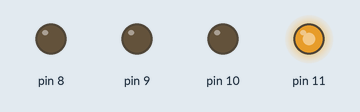
This sketch was run on a simulated Arduino Uno, built with avr-gcc and run on an emulated ATmega328P. On the bench: output pins drawn as LEDs (lit = HIGH).

Above: at 0.05 s.
At 1.5 s:
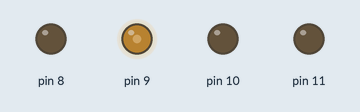
At 3.0 s:
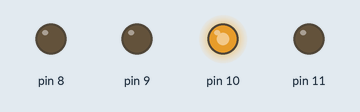
Timing chart, 0 to 6.9 s (numbered marks = the images above):
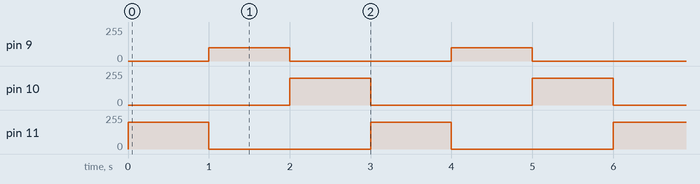

Measured:
- by itself, pin 9: alternates 100/255 for 1.0 s and 0/255 for 2.0 s
- by itself, pin 10, pin 11: alternates 200/255 for 1.0 s and 0/255 for 2.0 s

The sketch:

prog02.ino
```cpp
void setup() {
  // put your setup code here, to run once:
  pinMode(8, OUTPUT);
  digitalWrite(8, LOW);
}

void nastav(int red, int green, int blue)
{
  analogWrite(9, green/2); // zelena
  analogWrite(10, blue); // modra
  analogWrite(11, red); // cervena
}

void loop() {
  nastav(200, 0, 0);
  delay(1000);
  nastav(0, 200, 0);
  delay(1000);
  nastav(0, 0, 200);
  delay(1000);
}
```
